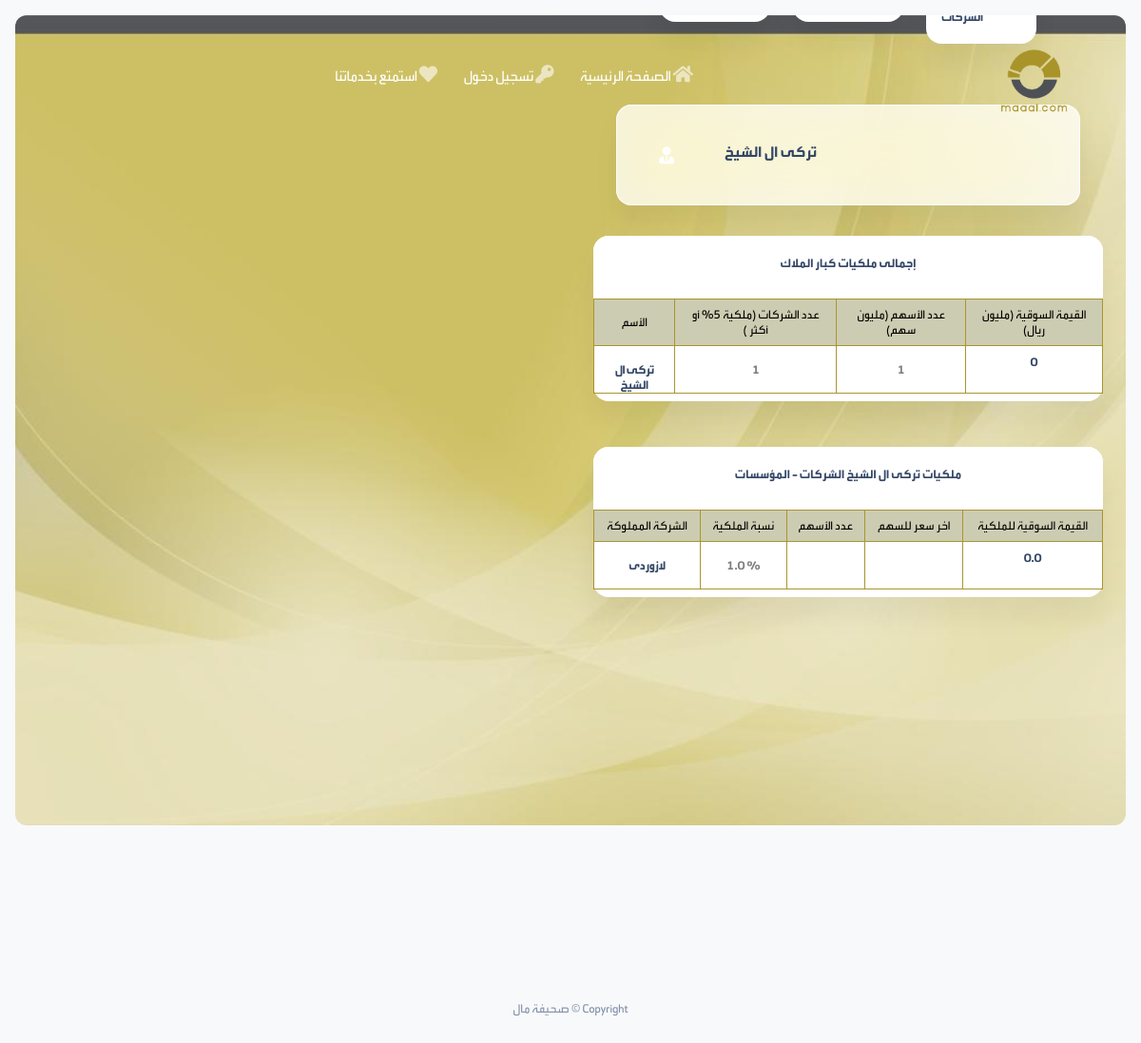
Page /owners/owners/profile/1 on the committed database.
### owners/models.py (models this page shows, shortened)
class SeniorOwner(models.Model):
    name = models.CharField(max_length=255, null=True, blank=True)
    description = models.TextField(null=True, blank=True)
    @property
    def NumberOfCompanies(self):
        return self.companies_related.all().count()
    @property
    def numberOfArrows(self):
        return self.companies_related.all().count()

class CompaniesArrow(models.Model):
    company = models.ForeignKey(FinicialCompany, on_delete=models.CASCADE, related_name="owners_arrow", blank=True)
    owner = models.ForeignKey(SeniorOwner, on_delete=models.CASCADE, related_name="companies_related", blank=True)
    ownRatio = models.FloatField(default=1)
    totalOwnRatioToday = models.FloatField(default=1)
    totalOwnRatioYesterday = models.FloatField(default=1)
    total_arrows_owned = models.BigIntegerField(default=0)
    date = models.DateField(null=True, blank=True)
    OWNER_TYPES = (
        (1, 'فرد'),
        (2, 'شركة'),
        (3, 'مؤسسة حكومية'),
    )
    owner_type = models.SmallIntegerField(null=True, blank=True,choices=OWNER_TYPES)
    @property
    def TotalArrowPrice(self):
        if self.total_arrows_owned is not None:
            result = self.total_arrows_owned * self.company.arrow_value
            return result
        else:
            return 0

### office/models.py (models this page shows, shortened)
class FinicialCompany(models.Model):
    logo = models.ImageField(null=True, blank=True, upload_to='logos/')
    name = models.CharField(max_length=255, null=True, blank=True)
    category = models.ForeignKey(CompanyCategory, on_delete=models.SET_NULL, null=True, blank=True)
    EmpEntered = models.ForeignKey(User, on_delete=models.SET_NULL, null=True, blank=True)
    link = models.URLField(null=True, blank=True)
    total_arrows = models.FloatField(null=True, blank=True)
    arrow_value = models.FloatField(null=True, blank=True)
    class Meta:
        indexes = [
            models.Index(fields=['name', 'category', ])
        ]

### owners/views.py (the view)
# urls.py: path('owners/profile/<int:pk>', views.ownerProfile, name='owner-profile'),
def ownerProfile(request, pk):
    data = SeniorOwner.objects.filter(pk=pk)
    return render(request, 'owners/ownerProfile.html', context={"data": data})

### owners/templates/owners/ownerProfile.html (shortened to what this page needs)
{% extends 'masterpage.html' %}
{% load static %}
{% block body %}
<section class="min-vh-85 mb-8">
    <div class=" page-header align-items-start min-vh-50 pt-5 pb-11 m-3 border-radius-lg" style=" background-image: url('../../../static/images/maalbg.jpeg');">
      <div class="container">
      <div class="container">
        <div class="row justify-content-center">
          <div class="col-lg-5 text-center mx-auto pt-lg-5">
          </div>
        </div>
      </div>
    </div>
    <div class="container">
      <div class="row mt-lg-n10 mt-md-n11 mt-n10 justify-content-center pt-5">
                     {% include 'partials/menus/_mainMenu.html' %}
      </div>
    <div class="row pt-8">
        <div class="col-lg-12">
                <div class="card card-body blur shadow-blur mx-4 mt-n6 overflow-hidden">
        <div class="row gx-4">
          <div class="col-auto">
            <div class="avatar avatar-xl position-relative">
                <i class="fas fa-user-tie text-lg opacity-10" aria-hidden="true"></i>
            </div>
          </div>
          {% for d in data %}
          <div class="col-auto my-auto">
            <div class="h-100">
                       <h5 class="mb-1">
          {{ d.name }}
                             </h5>
            </div>
          </div>
          {% endfor %}
        </div>
      </div>
            </div>
    </div>
    <div class="row pt-3 pt-lg-3 pb-3">
        <div class="col-12 col-xl-12 pt-3">
            <div class="card h-100">
  <div class="card-header pb-0 p-3 justify-content-center">
    <h6 class="mb-0 text-center">إجمالى ملكيات كبار الملاك</h6>
  </div>
  <div class="card-body px-0 pb-2">
     {% include 'partials/_ownerTable.html' with arrows=data %}
           </div>
  </div>
  </div>
        </div>
         <div class="row pt-3 pt-lg-3 pb-3">
        <div class="col-12 col-xl-12 pt-3">
            <div class="card h-100">
  <div class="card-header pb-0 p-3 justify-content-center">
      <h6 class="mb-0 text-center">ملكيات {% for d in data %} {{ d.name }} {% endfor %}  <strong>الشركات - المؤسسات</strong></h6>
  </div>
  <div class="card-body px-0 pb-2">
      {% for d in data %}
     {% include 'partials/_ownerProfileTable.html' with companyarrows=d.companies_related.all %}
      {% endfor %}
           </div>
  </div>
  </div>
        </div>
</div>
</section>
{% endblock body %}

### templates/partials/_ownerTable.html (shortened to what this page needs)
<table style="margin:0 auto;"
       class="table table-bordered align-items-center mb-auto">
       <thead class="text_black">
        <tr>
            <th class="text-center text-xxs" style="width:auto;">
                الأسم
            </th>
            <th class="text-center text-xxs" style="width:auto;">
                عدد الشركات (ملكية 5% أو أكثر )
            </th>
            <th class="text-center text-xxs" style="width: auto;">
عدد الأسهم (مليون سهم)            </th>
               <th class="text-center text-xxs" style="width: auto;">
القيمة السوقية (مليون ريال)            </th>
        </tr>
        </thead>
        <tbody>
            {% for item in arrows %}
                <tr>
                    <td class="align-middle text-center text-xxs">
                        <a href="{% url 'owner-profile' item.id %}">
                            <p class="text-xxs  mb-0">{{ item.name }}</p>
                        </a>
                    </td>
                    <td class="align-middle text-center text-xxs">
                        <p class="text-xxs  mb-0 text-black-50">{{ item.NumberOfCompanies}}</p>
                    </td>
                    <td class="align-middle text-center text-xxs">
                        <p class="text-xxs  mb-0 text-black-50">{{ item.numberOfArrows }}</p>
                    </td>
                    <td class="align-middle text-center text-xxs">
                          {% if item.TotalArrowPrice is not None %}
                     <p class="text-xxs">{{ item.TotalPriceArrows  }}</p>
                        {% else %}
                                           <p class="text-xxs">0</p>
                        {% endif %}
                    </td>
                                </tr>
                                {% endfor %}
                                </tbody>
       </table>

### templates/partials/_ownerProfileTable.html (shortened to what this page needs)
<table style="margin:0 auto;"
       class="table table-bordered align-items-center mb-auto">
       <thead class="text_black">
        <tr>
            <th class="text-center text-xxs" style="width:auto;">
               الشركة المملوكة
            </th>
            <th class="text-center text-xxs" style="width: auto;">
نسبة الملكية            </th>
               <th class="text-center text-xxs" style="width: auto;">
عدد الأسهم            </th>
             <th class="text-center text-xxs" style="width: auto;">
اخر سعر للسهم            </th>
             <th class="text-center text-xxs" style="width: auto;">
القيمة السوقية للملكية            </th>
        </tr>
        </thead>
        <tbody>
            {% for item in companyarrows %}
                <tr>
                                    <td class="align-middle text-center text-xxs">
                                        <a href="{% url 'user-company' item.company.id %}">
                            <p class="text-xxs  mb-0">{{ item.company.name }}</p>
                        </a>
                    </td>
                    <td class="align-middle text-center text-xxs">
                        <p class="text-xxs  mb-0 text-black-50">{{ item.ownRatio}} %</p>
                    </td>
                    <td class="align-middle text-center text-xxs">
                        <p class="text-xxs  mb-0 text-black-50">{{ item.numberOFArrows }}</p>
                    </td>
                    <td class="align-middle text-center text-xxs">
                     <p class="text-xxs">{{ item.arrowPrice  }}</p>
                    </td>
                   <td class="align-middle text-center text-xxs">
                     <p class="text-xxs">{{ item.TotalArrowPrice  }}</p>
                    </td>
                                </tr>
                                {% endfor %}
                                </tbody>
       </table>

### rows in the picture
SeniorOwner: name "تركى ال الشيخ", NumberOfCompanies "1", numberOfArrows "1"
CompaniesArrow: company.name "لازوردى", ownRatio "1.0", TotalArrowPrice "0.0"
